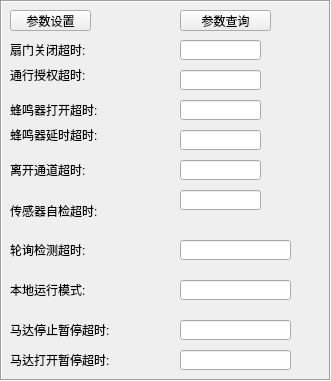
   <widget class="QFrame" name="frame_6">
    <property name="geometry">
     <rect>
      <x>10</x>
      <y>170</y>
      <width>331</width>
      <height>381</height>
     </rect>
    </property>
    <property name="sizePolicy">
     <sizepolicy hsizetype="Expanding" vsizetype="Expanding">
      <horstretch>0</horstretch>
      <verstretch>0</verstretch>
     </sizepolicy>
    </property>
    <property name="frameShape">
     <enum>QFrame::Box</enum>
    </property>
    <property name="frameShadow">
     <enum>QFrame::Sunken</enum>
    </property>
    <widget class="QPushButton" name="checkParamStatusBtn">
     <property name="geometry">
      <rect>
       <x>180</x>
       <y>10</y>
       <width>91</width>
       <height>21</height>
      </rect>
     </property>
     <property name="sizePolicy">
      <sizepolicy hsizetype="Expanding" vsizetype="Expanding">
       <horstretch>0</horstretch>
       <verstretch>0</verstretch>
      </sizepolicy>
     </property>
     <property name="text">
      <string>参数查询</string>
     </property>
    </widget>
    <widget class="QPushButton" name="setParamsBtn">
     <property name="geometry">
      <rect>
       <x>10</x>
       <y>10</y>
       <width>81</width>
       <height>21</height>
      </rect>
     </property>
     <property name="sizePolicy">
      <sizepolicy hsizetype="Expanding" vsizetype="Expanding">
       <horstretch>0</horstretch>
       <verstretch>0</verstretch>
      </sizepolicy>
     </property>
     <property name="text">
      <string>参数设置</string>
     </property>
    </widget>
    <widget class="QLineEdit" name="param11LE">
     <property name="geometry">
      <rect>
       <x>180</x>
       <y>320</y>
       <width>111</width>
       <height>20</height>
      </rect>
     </property>
     <property name="sizePolicy">
      <sizepolicy hsizetype="Expanding" vsizetype="Expanding">
       <horstretch>0</horstretch>
       <verstretch>0</verstretch>
      </sizepolicy>
     </property>
     <property name="text">
      <string/>
     </property>
    </widget>
    <widget class="QLineEdit" name="param4LE">
     <property name="geometry">
      <rect>
       <x>180</x>
       <y>130</y>
       <width>81</width>
       <height>20</height>
      </rect>
     </property>
     <property name="sizePolicy">
      <sizepolicy hsizetype="Expanding" vsizetype="Expanding">
       <horstretch>0</horstretch>
       <verstretch>0</verstretch>
      </sizepolicy>
     </property>
    </widget>
    <widget class="QLabel" name="label_25">
     <property name="geometry">
      <rect>
       <x>10</x>
       <y>40</y>
       <width>151</width>
       <height>20</height>
      </rect>
     </property>
     <property name="sizePolicy">
      <sizepolicy hsizetype="Expanding" vsizetype="Expanding">
       <horstretch>0</horstretch>
       <verstretch>0</verstretch>
      </sizepolicy>
     </property>
     <property name="text">
      <string>扇门关闭超时:</string>
     </property>
    </widget>
    <widget class="QLineEdit" name="param3LE">
     <property name="geometry">
      <rect>
       <x>180</x>
       <y>100</y>
       <width>81</width>
       <height>20</height>
      </rect>
     </property>
     <property name="sizePolicy">
      <sizepolicy hsizetype="Expanding" vsizetype="Expanding">
       <horstretch>0</horstretch>
       <verstretch>0</verstretch>
      </sizepolicy>
     </property>
    </widget>
    <widget class="QLabel" name="label_30">
     <property name="geometry">
      <rect>
       <x>10</x>
       <y>160</y>
       <width>111</width>
       <height>20</height>
      </rect>
     </property>
     <property name="sizePolicy">
      <sizepolicy hsizetype="Expanding" vsizetype="Expanding">
       <horstretch>0</horstretch>
       <verstretch>0</verstretch>
      </sizepolicy>
     </property>
     <property name="text">
      <string>离开通道超时:</string>
     </property>
    </widget>
    <widget class="QLineEdit" name="param7LE">
     <property name="geometry">
      <rect>
       <x>180</x>
       <y>240</y>
       <width>111</width>
       <height>20</height>
      </rect>
     </property>
     <property name="sizePolicy">
      <sizepolicy hsizetype="Expanding" vsizetype="Expanding">
       <horstretch>0</horstretch>
       <verstretch>0</verstretch>
      </sizepolicy>
     </property>
     <property name="text">
      <string/>
     </property>
    </widget>
    <widget class="QLabel" name="label_35">
     <property name="geometry">
      <rect>
       <x>10</x>
       <y>320</y>
       <width>151</width>
       <height>20</height>
      </rect>
     </property>
     <property name="sizePolicy">
      <sizepolicy hsizetype="Expanding" vsizetype="Expanding">
       <horstretch>0</horstretch>
       <verstretch>0</verstretch>
      </sizepolicy>
     </property>
     <property name="text">
      <string>马达停止暂停超时:</string>
     </property>
    </widget>
    <widget class="QLabel" name="label_27">
     <property name="geometry">
      <rect>
       <x>10</x>
       <y>120</y>
       <width>151</width>
       <height>30</height>
      </rect>
     </property>
     <property name="sizePolicy">
      <sizepolicy hsizetype="Expanding" vsizetype="Expanding">
       <horstretch>0</horstretch>
       <verstretch>0</verstretch>
      </sizepolicy>
     </property>
     <property name="text">
      <string>蜂鸣器延时超时:</string>
     </property>
    </widget>
    <widget class="QLabel" name="label_29">
     <property name="geometry">
      <rect>
       <x>10</x>
       <y>190</y>
       <width>141</width>
       <height>41</height>
      </rect>
     </property>
     <property name="sizePolicy">
      <sizepolicy hsizetype="Expanding" vsizetype="Expanding">
       <horstretch>0</horstretch>
       <verstretch>0</verstretch>
      </sizepolicy>
     </property>
     <property name="text">
      <string>传感器自检超时:</string>
     </property>
    </widget>
    <widget class="QLineEdit" name="param1LE">
     <property name="geometry">
      <rect>
       <x>180</x>
       <y>40</y>
       <width>81</width>
       <height>20</height>
      </rect>
     </property>
     <property name="sizePolicy">
      <sizepolicy hsizetype="Expanding" vsizetype="Expanding">
       <horstretch>0</horstretch>
       <verstretch>0</verstretch>
      </sizepolicy>
     </property>
     <property name="text">
      <string/>
     </property>
    </widget>
    <widget class="QLineEdit" name="param2LE">
     <property name="geometry">
      <rect>
       <x>180</x>
       <y>70</y>
       <width>81</width>
       <height>20</height>
      </rect>
     </property>
     <property name="sizePolicy">
      <sizepolicy hsizetype="Expanding" vsizetype="Expanding">
       <horstretch>0</horstretch>
       <verstretch>0</verstretch>
      </sizepolicy>
     </property>
    </widget>
    <widget class="QLineEdit" name="param6LE">
     <property name="geometry">
      <rect>
       <x>180</x>
       <y>190</y>
       <width>81</width>
       <height>20</height>
      </rect>
     </property>
     <property name="sizePolicy">
      <sizepolicy hsizetype="Expanding" vsizetype="Expanding">
       <horstretch>0</horstretch>
       <verstretch>0</verstretch>
      </sizepolicy>
     </property>
    </widget>
    <widget class="QLabel" name="label_28">
     <property name="geometry">
      <rect>
       <x>10</x>
       <y>100</y>
       <width>151</width>
       <height>20</height>
      </rect>
     </property>
     <property name="sizePolicy">
      <sizepolicy hsizetype="Expanding" vsizetype="Expanding">
       <horstretch>0</horstretch>
       <verstretch>0</verstretch>
      </sizepolicy>
     </property>
     <property name="text">
      <string>蜂鸣器打开超时:</string>
     </property>
    </widget>
    <widget class="QLabel" name="label_31">
     <property name="geometry">
      <rect>
       <x>10</x>
       <y>240</y>
       <width>101</width>
       <height>20</height>
      </rect>
     </property>
     <property name="sizePolicy">
      <sizepolicy hsizetype="Expanding" vsizetype="Expanding">
       <horstretch>0</horstretch>
       <verstretch>0</verstretch>
      </sizepolicy>
     </property>
     <property name="text">
      <string>轮询检测超时:</string>
     </property>
    </widget>
    <widget class="QLineEdit" name="param5LE">
     <property name="geometry">
      <rect>
       <x>180</x>
       <y>160</y>
       <width>81</width>
       <height>20</height>
      </rect>
     </property>
     <property name="sizePolicy">
      <sizepolicy hsizetype="Expanding" vsizetype="Expanding">
       <horstretch>0</horstretch>
       <verstretch>0</verstretch>
      </sizepolicy>
     </property>
     <property name="text">
      <string/>
     </property>
    </widget>
    <widget class="QLabel" name="label_26">
     <property name="geometry">
      <rect>
       <x>10</x>
       <y>60</y>
       <width>141</width>
       <height>30</height>
      </rect>
     </property>
     <property name="sizePolicy">
      <sizepolicy hsizetype="Expanding" vsizetype="Expanding">
       <horstretch>0</horstretch>
       <verstretch>0</verstretch>
      </sizepolicy>
     </property>
     <property name="text">
      <string>通行授权超时:</string>
     </property>
    </widget>
    <widget class="QLabel" name="label_34">
     <property name="geometry">
      <rect>
       <x>10</x>
       <y>280</y>
       <width>101</width>
       <height>20</height>
      </rect>
     </property>
     <property name="sizePolicy">
      <sizepolicy hsizetype="Expanding" vsizetype="Expanding">
       <horstretch>0</horstretch>
       <verstretch>0</verstretch>
      </sizepolicy>
     </property>
     <property name="text">
      <string>本地运行模式:</string>
     </property>
    </widget>
    <widget class="QLabel" name="label_40">
     <property name="geometry">
      <rect>
       <x>10</x>
       <y>350</y>
       <width>151</width>
       <height>20</height>
      </rect>
     </property>
     <property name="sizePolicy">
      <sizepolicy hsizetype="Expanding" vsizetype="Expanding">
       <horstretch>0</horstretch>
       <verstretch>0</verstretch>
      </sizepolicy>
     </property>
     <property name="text">
      <string>马达打开暂停超时:</string>
     </property>
    </widget>
    <widget class="QLineEdit" name="param11LE_2">
     <property name="geometry">
      <rect>
       <x>180</x>
       <y>350</y>
       <width>111</width>
       <height>20</height>
      </rect>
     </property>
     <property name="sizePolicy">
      <sizepolicy hsizetype="Expanding" vsizetype="Expanding">
       <horstretch>0</horstretch>
       <verstretch>0</verstretch>
      </sizepolicy>
     </property>
     <property name="text">
      <string/>
     </property>
    </widget>
    <widget class="QLineEdit" name="param7LE_2">
     <property name="geometry">
      <rect>
       <x>180</x>
       <y>280</y>
       <width>111</width>
       <height>20</height>
      </rect>
     </property>
     <property name="sizePolicy">
      <sizepolicy hsizetype="Expanding" vsizetype="Expanding">
       <horstretch>0</horstretch>
       <verstretch>0</verstretch>
      </sizepolicy>
     </property>
     <property name="text">
      <string/>
     </property>
    </widget>
   </widget>
